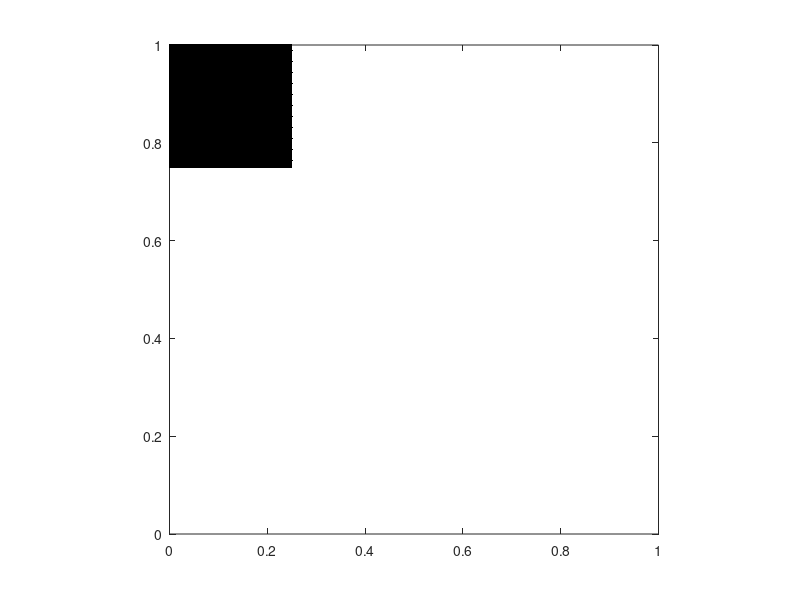

This chart was generated by the following MATLAB code:
#!/usr/bin/env octave

p.rho = 1500;
p.E = 1e6;
p.nu = 0.3;
p.g = -0.8;
% p.Np = 4 * 2.5;
p.Np = 100;
p.N = 101;
p.rhop = 3;
p.tol = 1e-12;
p.T = 2;

% make an NxN computational grid
N = p.N;
Np = p.Np;
x = linspace(0,1,N);
y = linspace(0,1,N);
h = x(2)-x(1);
dt = 0.4*h*sqrt(p.rho/p.E);
T = p.T;
E = p.E;
nu = p.nu;
tol = p.tol;

Nn = N*N;

% set up material points
%bar_w = 1.0; Nbx = Np; %
bar_w = 0.25; Nbx = Np; %
% Nbx = ceil(p.rhop*bar_w/h);
bar_h = 0.25; Nby = (bar_h/bar_w)*Nbx;
%bar_h = 0.5; Nby = (bar_h/bar_w)*Nbx;

bxtmp = linspace(0, bar_w, Nbx+1);
% bar_x = (0.5 - bar_w/2) + bxtmp(1:end-1) + bxtmp(2)/2;
bar_x = 0.0 + bxtmp(1:end-1) + bxtmp(2)/2;
bytmp = linspace(0, bar_h, Nby+1);
bar_y = 0.75 + bytmp(1:end-1) + bytmp(2)/2;

% initialize position
Np = Nbx*Nby;
%xjitter = normrnd(0, 0.001, Nbx, Nby);
%yjitter = normrnd(0, 0.001, Nbx, Nby);
xjitter = zeros(Nby, Nbx);
yjitter = zeros(Nby, Nbx);
[xp, yp] = meshgrid(bar_x, bar_y);
xp = xp + xjitter;
yp = yp + yjitter;
%r = 0.1;
%rs = linspace(0, r,Nbx);
%ts = linspace(0, 2*pi, Nby+1);
%ts(end) = [];
%xp = 0.5 + rs'*cos(ts);
%yp = 0.5 + rs'*sin(ts);
%[X, Y] = meshgrid(x, y);

% initialize volume
vp = (bar_w/Nbx)*(bar_h/Nby)*ones(size(xp));
% vp = (pi*r^2/Np)*ones(size(xp));

% initialize mass
mp = p.rho*vp;

% initialize velocity
xp_t = 0*ones(size(xp));
yp_t = -0.0*ones(size(yp));

% initialize stress
sxxp = 0*ones(size(xp));
%sxyp = -p.rho * p.g * (xp - (bar_w / 2));
syyp = 0*ones(size(yp));
%sxxp = -p.rho * p.g * (yp - bar_h);
sxyp = 0*ones(size(yp));
%syyp = -p.rho * p.g * (yp - bar_h);

% initialize strain
exxp = zeros(size(xp));
exyp = zeros(size(yp));
eyyp = zeros(size(yp));

% initialize body forces
bxp = zeros(size(xp));
byp = p.g*ones(size(yp));

% plot material points
plot(xp, yp, '.k'); axis equal;
xlim([min(x), max(x)]);
ylim([min(y), max(y)]);

% dump starting config to text file
fp = fopen('generated_particles.txt', 'w');
fprintf(fp, '%d\n', numel(mp));
for i=1:numel(mp)
    fprintf(fp, '%g %g %g %g %g %g %g %g %g\n', mp(i), vp(i),
        xp(i), yp(i), xp_t(i), yp_t(i),
        sxxp(i), sxyp(i), syyp(i));
end
fclose(fp);

% grid file
fp = fopen('generated_grid.txt', 'w');
fprintf(fp, '%d\n', N);
fprintf(fp, '1\n');
fclose(fp);

% bc file
fp = fopen('bc.cfg', 'w');
fprintf(fp, 'dirichlet-bcs = {\n');
fprintf(fp, '};\n');
fprintf(fp, 'periodic-bcs = {\n');
fprintf(fp, '};\n');
